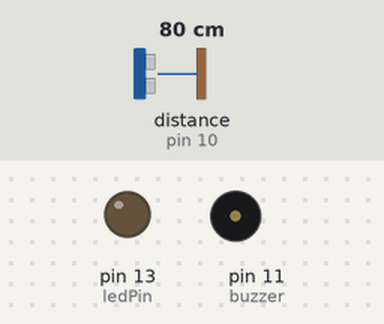
Bench run of a sketch on a simulated Arduino Uno, built with avr-gcc and run on an emulated ATmega328P. Shown: output pins drawn as LEDs (lit = HIGH), buzzer (waves = sounding, pin HIGH). Wiring (inferred from the names in the program): ultrasonic range finder: trigger pin 9; echo pin 10. The test bench sets the inputs (shaded band); at power-on: distance to the obstacle (sensor on pin 10) 80 cm. The echo pulse lasts 58.3 µs per cm; pins used as bus, display or sensor lines are not drawn; what the sketch prints to the serial monitor is not drawn.

Above: at 1.2 s.
1.3 s: distance to the obstacle (sensor on pin 10) set to 8 cm
3.0 s: distance to the obstacle (sensor on pin 10) set to 5 cm
At 3.7 s:
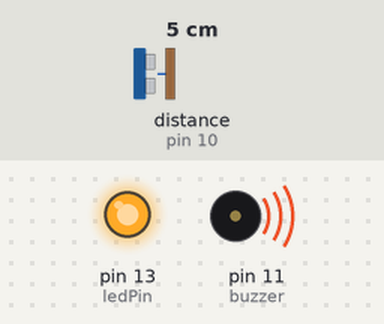
4.5 s: distance to the obstacle (sensor on pin 10) set to 9 cm
At 5.7 s:
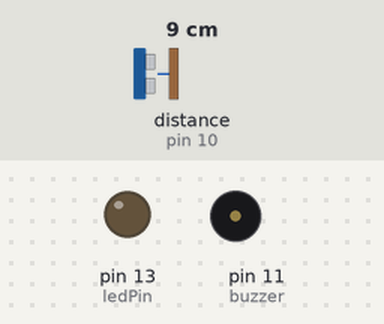
6.0 s: distance to the obstacle (sensor on pin 10) set to 2 cm
At 7.1 s:
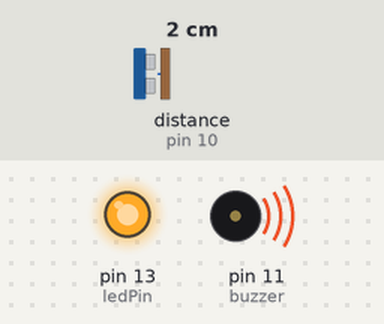
Timing chart, 0 to 8.5 s (numbered marks = the images above; inputs shaded):
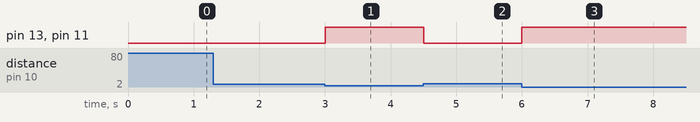

The sketch:

distancesensor_may28a_vol_0.3.ino
```cpp
const int trigPin = 9;
const int echoPin = 10;
const int buzzer = 11;
const int ledPin = 13;

long duration;
int distance;
int safetyDistance;


void setup() {

pinMode (trigPin, OUTPUT);    // set trigPin as an Output
pinMode (echoPin, INPUT);     // set echoPin as an Input
pinMode (buzzer, OUTPUT);     // set buzzer as an Output
pinMode (ledPin, OUTPUT);     // set ledPin as an Output
Serial.begin(9600);           // start the serial communication
}

void loop() {
// Clears the trigpin
digitalWrite(trigPin, HIGH);
delayMicroseconds(2);

// Sets the trigpin on HIGH state for 10 microseconds
digitalWrite(trigPin, HIGH);
delayMicroseconds(10);
digitalWrite(trigPin, LOW);

// Reads the echoPin, returns the sound wave travel time in microseconds
duration = pulseIn(echoPin, HIGH);

// Calculating the distance
distance = duration*0.034/2;

safetyDistance = distance;
if (safetyDistance <= 5) {
  digitalWrite(buzzer, HIGH);
  digitalWrite(ledPin, HIGH);
}
else{
  digitalWrite(buzzer, LOW);
  digitalWrite(ledPin, LOW);
}

// Prints the distance on the serial Monitor
Serial.print("Distance: ");
Serial.print(distance);
}
```

Measured:
- the behaviour switches between 7 and 6 cm on distance to the obstacle (sensor on pin 10) (found by bisection; images 0 and 1)
- after the input at 1.3 s, every drawn part: stays the same
- after the input at 3.0 s, pin 13 (ledPin), pin 11 (buzzer): LOW → HIGH at once
- after the input at 4.5 s, pin 13 (ledPin), pin 11 (buzzer): HIGH → LOW at once
- after the input at 6.0 s, pin 13 (ledPin), pin 11 (buzzer): LOW → HIGH at once
